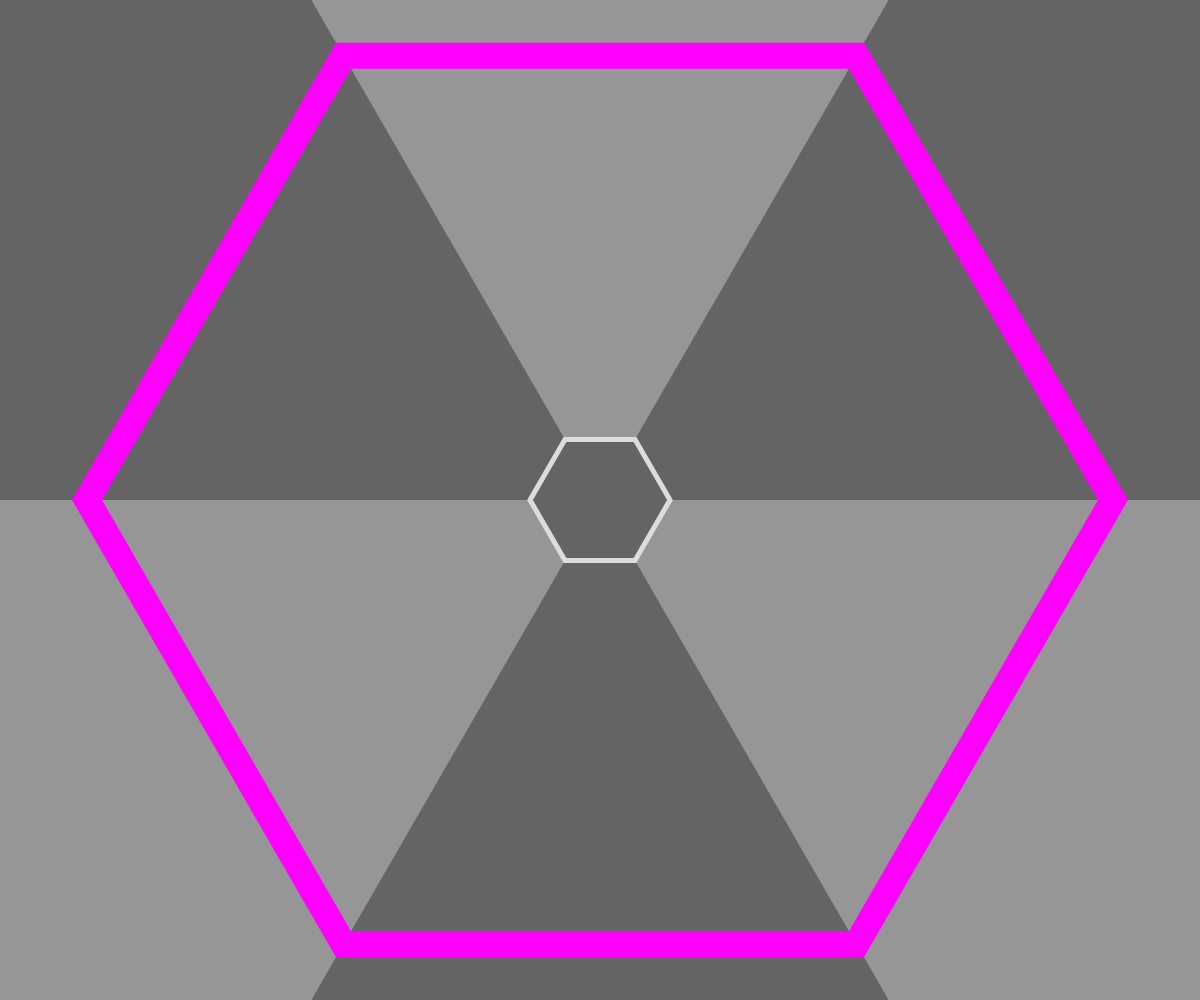
Frame 1 (no input)
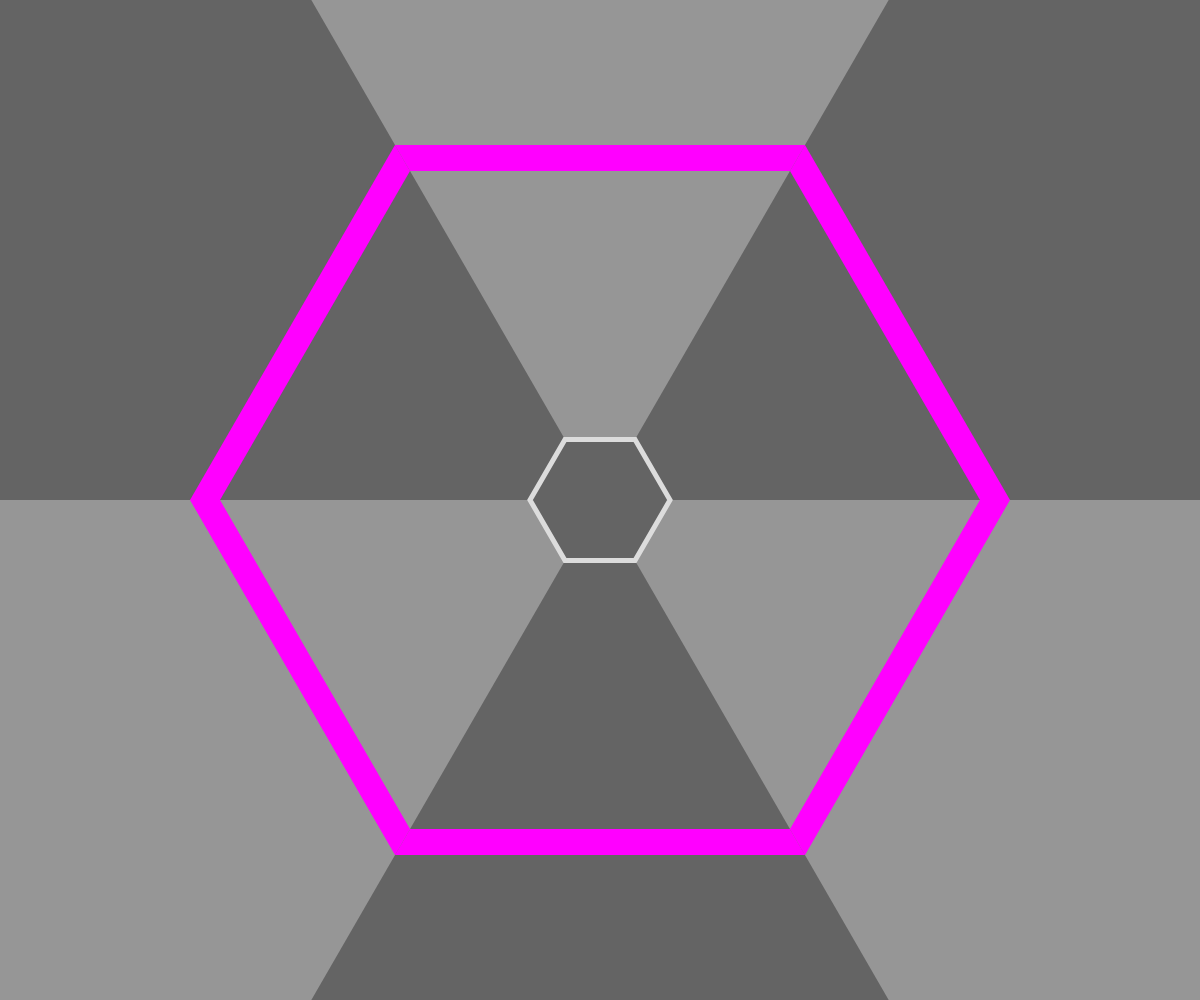
Frame 60 (no input)
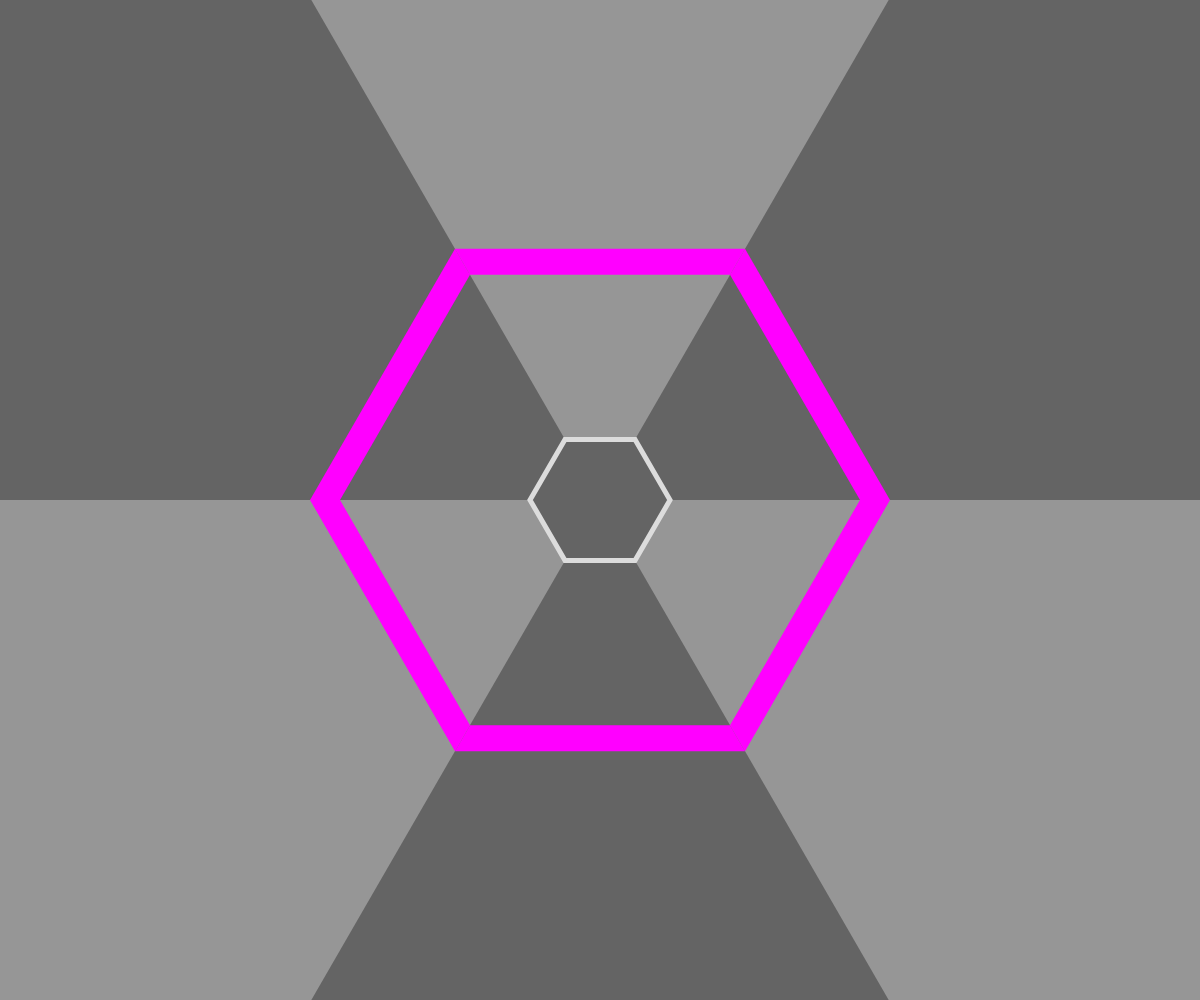
Frame 120 (the mouse pressed at the canvas centre since frame 60)

The p5.js sketch that drew these frames (run headless with seeded random() and noise() and a simulated clock; from frame 60 on, the mouse is pressed at the canvas centre):

// p5.js sketch
// ── sketch.js
let punti1x = [];
let punti1y = [];
let punti2x = [];
let punti2y = [];
let x = 0, y = 0;

function setup() {
  canvas = createCanvas(windowWidth, windowHeight);
  poligono1 = new poligono(70, 6);
  poligono2 = new poligono(2000, 6);

/*  muro1.vertici1();
  muro1.vertici2();
  let i = 0;
  while(i < 8){
    console.log(i, " punto 1x: ", punti1x[i]);
    console.log(i, " punto 1y: ", punti1y[i]);
    i++;
  }
  i=0;
  while(i < 8){
    console.log(i, " punto 2x: ", punti2x[i]);
    console.log(i, " punto 2y: ", punti2y[i]);
    i++;
  }*/
}

function draw() {
  poligono2.forma();
  background(150);
  poligono2.forma2();

  x = x + 2;
  y = y + 2;
  muro1 = new muro(500 - x, 530 - y, 6, 0);
  trapezio1();
  trapezio2();
  trapezio3();
  trapezio4();
  trapezio5();
  trapezio6();
  poligono1.forma();
}

function trapezio3() {
    muro1.vertici1();
    muro1.vertici2();
    fill(255, 0, 255);
    beginShape();
    vertex(punti1x[1], punti1y[1]);
    vertex(punti1x[2], punti1y[2]);
    vertex(punti2x[2], punti2y[2]);
    vertex(punti2x[1], punti2y[1]);
    endShape(CLOSE);
}

function trapezio4() {
    muro1.vertici1();
    muro1.vertici2();
    fill(255, 0, 255);
    beginShape();
    vertex(punti1x[2], punti1y[2]);
    vertex(punti1x[3], punti1y[3]);
    vertex(punti2x[3], punti2y[3]);
    vertex(punti2x[2], punti2y[2]);
    endShape(CLOSE);
}

function trapezio5() {
    muro1.vertici1();
    muro1.vertici2();
    fill(255, 0, 255);
    beginShape();
    vertex(punti1x[3], punti1y[3]);
    vertex(punti1x[4], punti1y[4]);
    vertex(punti2x[4], punti2y[4]);
    vertex(punti2x[3], punti2y[3]);
    endShape(CLOSE);
}

function trapezio6() {
    muro1.vertici1();
    muro1.vertici2();
    fill(255, 0, 255);
    beginShape();
    vertex(punti1x[4], punti1y[4]);
    vertex(punti1x[5], punti1y[5]);
    vertex(punti2x[5], punti2y[5]);
    vertex(punti2x[4], punti2y[4]);
    endShape(CLOSE);
}

function trapezio1() {
    muro1.vertici1();
    muro1.vertici2();
    fill(255, 0, 255);
    beginShape();
    vertex(punti1x[5], punti1y[5]);
    vertex(punti1x[6], punti1y[6]);
    vertex(punti2x[6], punti2y[6]);
    vertex(punti2x[5], punti2y[5]);
    endShape(CLOSE);
}

function trapezio2() {
    muro1.vertici1();
    muro1.vertici2();
    fill(255, 0, 255);
    beginShape();
    vertex(punti1x[6], punti1y[6]);
    vertex(punti1x[1], punti1y[1]);
    vertex(punti2x[1], punti2y[1]);
    vertex(punti2x[6], punti2y[6]);
    endShape(CLOSE);
}

class poligono {
  constructor(r, l, sx, sy, sx2, sy2) {
    this.r = r;
    this.l = l;
    this.sx = sx;
    this.sy = sy;
    this.sx2 = sx2;
    this.sy2 = sy2;
  }
  forma() {
    let angle = TWO_PI / this.l;
    let x=width/2, y=height/2;
    push();
    //translate(width/2, height/2);
    fill(100);
    stroke(220);
    strokeWeight(5);
    beginShape();
    for(let a=0; a<TWO_PI; a += angle) {
      this.sx2 = this.sx;
      this.sy2 = this.sy;
      this.sx = x + cos(a) * this.r;
      this.sy = y + sin(a) * this.r;
      vertex(this.sx, this. sy);
    }
    endShape(CLOSE);
    pop();
  }
  forma2() {
    let angle = TWO_PI / this.l;
    let x=width/2, y=height/2;
    let i=0;
      for(let a=0; a<TWO_PI; a += angle) {
        this.sx2 = this.sx;
        this.sy2 = this.sy;
        this.sx = x + cos(a) * this.r;
        this.sy = y + sin(a) * this.r;
        if(i%2==0) {
            noStroke();
            fill(100);
            strokeWeight(2);
            triangle(this.sx2, this.sy2, width/2, height/2, this.sx, this.sy);
        }
        i++;
      }
    }
  }


class muro {
  constructor(r, r2, l, v, sx, sy, sx2, sy2) {
    this.r = r;
    this.r2 = r2;
    this.l = l;
    this.v = v;
    this.sx = sx;
    this.sy = sy;
    this.sx2 = sx2;
    this.sy2 = sy2;
  }
  vertici1() {
    let angle = TWO_PI / this.l;
    let x=width/2, y=height/2;
    let n = 0;
    for(let a=0; a<TWO_PI; a += angle) {
      this.sx2 = this.sx;
      this.sy2 = this.sy;
      punti1x[n] = this.sx2;
      punti1y[n] = this.sy2;
      //print(punti1x[n]);
      //print(punti1y[n]);
      this.sx = x + cos(a) * this.r;
      this.sy = y + sin(a) * this.r;
      n++;
    }
  }
  vertici2() {
    let angle = TWO_PI / this.l;
    let x=width/2, y=height/2;
    let n = 0;
      for(let a=0; a<TWO_PI; a += angle) {
        this.sx2 = this.sx;
        this.sy2 = this.sy;
        punti2x[n] = this.sx2;
        punti2y[n] = this.sy2;
        //print(punti1x[n]);
        //print(punti1y[n]);
        this.sx = x + cos(a) * this.r2;
        this.sy = y + sin(a) * this.r2;
        n++;
      }
  }
}
